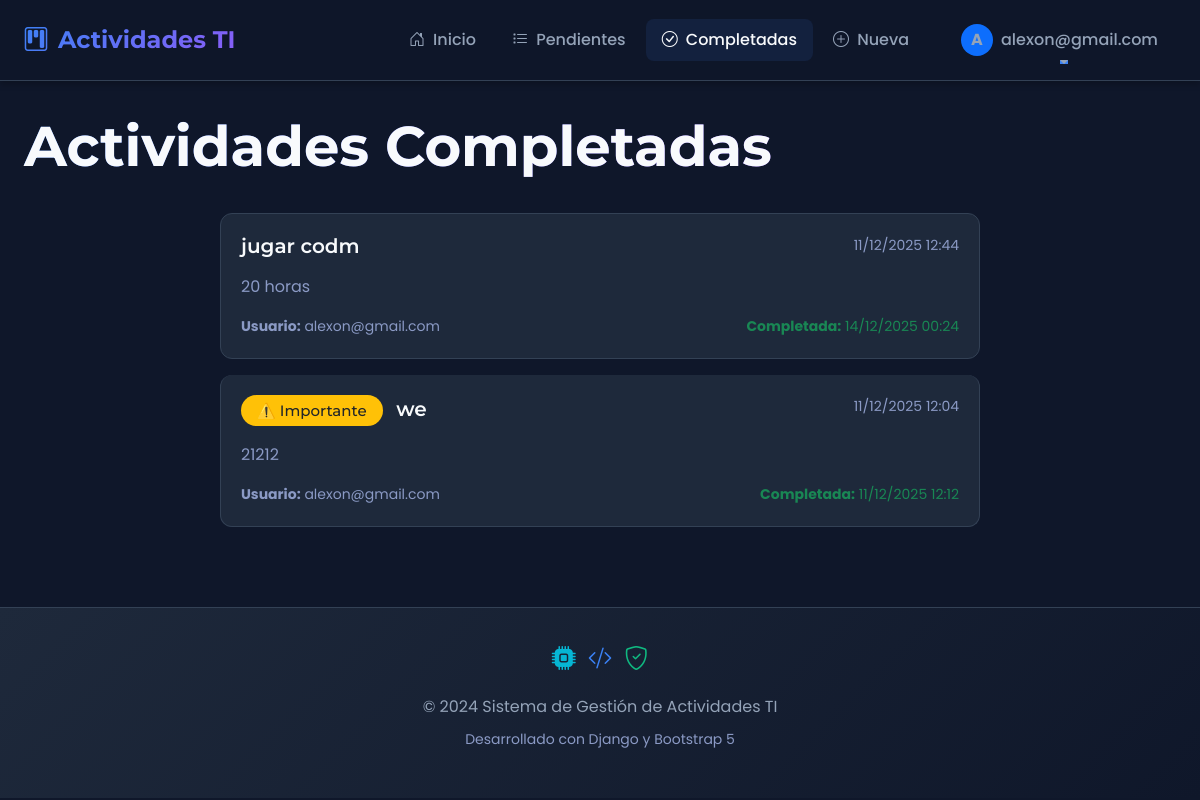
The app's page /actividades/completadas/ (signed in) with its own data.
### ti/models.py (models this page shows, shortened)
class Task(models.Model):
    title=models.CharField(max_length=100)
    description = models.TextField(blank=True)
    created=models.DateTimeField(auto_now_add=True)
    datecompleted = models.DateTimeField(null=True,blank=True)
    important=models.BooleanField(default=False)
    user=models.ForeignKey(User,on_delete=models.CASCADE)

### ti/views.py (the view)
# urls.py: path('actividades/completadas/',views.tasks_completed,name='actividades_completadas'),
@login_required
def tasks_completed(request):
    tasks=Task.objects.filter(user=request.user,datecompleted__isnull=False).order_by('-datecompleted')
    return render(request,'actividades.html',{'tasks':tasks,'tipopagina':'Actividades Completadas'})

### ti/templates/actividades.html (shortened to what this page needs)
{% extends 'base.html' %}
{% block content %}
<main class="container-main">
    <div class="d-flex justify-content-between align-items-center mb-4">
        <h1 class="display-4" style="color: var(--primary-color);">
            {{ tipopagina }}
        </h1>
    </div>
    {% if tasks %}
        <div class="row">
            <div class="col-lg-8 offset-lg-2">
                <div class="list-group">
                    {% for task in tasks %}
                        <a href="{% url 'detalle_actividad' task.id %}" class="list-group-item list-group-item-action">
                            <div class="d-flex justify-content-between align-items-start mb-2">
                                <div class="flex-grow-1">
                                    {% if task.important %}
                                        <h5 class="mb-2">
                                            <span class="badge bg-warning text-dark me-2">⚠️ Importante</span>
                                            <span style="color: var(--success-color); font-weight: 600;">{{ task.title }}</span>
                                        </h5>
                                    {% else %}
                                        <h5 class="mb-2" style="color: var(--text-dark); font-weight: 600;">{{ task.title }}</h5>
                                    {% endif %}
                                </div>
                                <small class="text-muted">{{ task.created|date:"d/m/Y H:i" }}</small>
                            </div>
                            {% if task.description %}
                                <p class="mb-2 text-muted">{{ task.description|truncatewords:20 }}</p>
                            {% else %}
                                <p class="mb-2 text-muted fst-italic">Sin descripción</p>
                            {% endif %}
                            <div class="d-flex justify-content-between align-items-center mt-3">
                                <small class="text-muted">
                                    <strong>Usuario:</strong> {{ task.user.username }}
                                </small>
                                {% if task.datecompleted %}
                                    <small class="text-success">
                                        <strong>Completada:</strong> {{ task.datecompleted|date:"d/m/Y H:i" }}
                                    </small>
                                {% endif %}
                            </div>
                        </a>
                    {% endfor %}
                </div>
            </div>
        </div>
    {% endif %}
</main>
{% endblock %}

### ti/templates/base.html (shortened to what this page needs)
<!DOCTYPE html>
<html lang="es">
<head>
    <link href="https://cdn.jsdelivr.net/npm/bootstrap@5.3.0/dist/css/bootstrap.min.css" rel="stylesheet">
    <link rel="stylesheet" href="https://cdn.jsdelivr.net/npm/bootstrap-icons@1.10.0/font/bootstrap-icons.css">
</head>
<body>
    <nav class="navbar navbar-expand-lg navbar-dark sticky-top">
        <div class="container-fluid px-4">
            <a class="navbar-brand" href="{% url 'inicio' %}">
                <i class="bi bi-kanban"></i> Actividades TI
            </a>
            <div class="collapse navbar-collapse" id="navbarNav">
                <ul class="navbar-nav ms-auto align-items-center">
                    <li class="nav-item">
                        <a class="nav-link {% if request.path == '/' %}active{% endif %}" href="{% url 'inicio' %}">
                            <i class="bi bi-house-door me-1"></i> Inicio
                        </a>
                    </li>
                    {% if user.is_authenticated %}
                        <li class="nav-item">
                            <a class="nav-link {% if 'actividades' in request.path and 'completadas' not in request.path %}active{% endif %}"
                               href="{% url 'actividades' %}">
                                <i class="bi bi-list-task me-1"></i> Pendientes
                            </a>
                        </li>
                        <li class="nav-item">
                            <a class="nav-link {% if 'completadas' in request.path %}active{% endif %}"
                               href="{% url 'actividades_completadas' %}">
                                <i class="bi bi-check-circle me-1"></i> Completadas
                            </a>
                        </li>
                        <li class="nav-item">
                            <a class="nav-link {% if 'crear' in request.path %}active{% endif %}"
                               href="{% url 'crear_actividad' %}">
                                <i class="bi bi-plus-circle me-1"></i> Nueva
                            </a>
                        </li>
                        <li class="nav-item dropdown ms-3">
                            <a class="nav-link dropdown-toggle d-flex align-items-center" href="#" role="button" data-bs-toggle="dropdown">
                                <div class="rounded-circle bg-primary d-flex align-items-center justify-content-center"
                                     style="width: 32px; height: 32px;">
                                    <span class="fw-bold">{{ user.username|first|upper }}</span>
                                </div>
                                <span class="ms-2">{{ user.username }}</span>
                            </a>
                        </li>
                    {% endif %}
                </ul>
            </div>
        </div>
    </nav>
    {% block content %}
    {% endblock %}
    <footer>
        <div class="container text-center">
            <div class="mb-3">
                <i class="bi bi-cpu-fill fs-4 me-2" style="color: var(--accent);"></i>
                <i class="bi bi-code-slash fs-4 me-2" style="color: var(--primary);"></i>
                <i class="bi bi-shield-check fs-4" style="color: var(--success);"></i>
            </div>
            <p class="mb-2">&copy; 2024 Sistema de Gestión de Actividades TI</p>
            <p class="text-muted small">Desarrollado con Django y Bootstrap 5</p>
        </div>
    </footer>
</body>
</html>

### ti/templates/base.html (style rules this page uses)
:root { --gray-custom: #8b9ac5; --bg-dark: #0f172a; --bg-card: #1e293b; --bg-hover: #334155; --primary: #3b82f6; --primary-hover: #2563eb; --secondary: #8b5cf6; --accent: #06b6d4; --text-primary: #f8fafc; --text-secondary: #94a3b8; --text-muted: #64748b; --border-color: #334155; --success: #10b981; --danger: #ef4444; --warning: #f59e0b; --info: #0ea5e9; --gradient-primary: linear-gradient(135deg, var(--primary) 0%, var(--secondary) 100%); --gradient-dark: linear-gradient(135deg, #1e293b 0%, #0f172a 100%); --shadow-lg: 0 10px 25px rgba(0, 0, 0, 0.3); --shadow-sm: 0 4px 6px rgba(0, 0, 0, 0.2); --radius-lg: 16px; --radius-md: 12px; --radius-sm: 8px; }
* { margin: 0; padding: 0; box-sizing: border-box; transition: background-color 0.3s ease; }
body { font-family: 'Poppins', sans-serif; background: var(--bg-dark); color: var(--text-primary); min-height: 100vh; line-height: 1.6; }
.navbar { background: rgba(15, 23, 42, 0.95); backdrop-filter: blur(10px); border-bottom: 1px solid var(--border-color); padding: 1rem 0; box-shadow: var(--shadow-sm); }
.navbar-brand { font-family: 'Montserrat', sans-serif; font-weight: 700; font-size: 1.5rem; background: var(--gradient-primary); -webkit-background-clip: text; background-clip: text; color: transparent; display: flex; align-items: center; gap: 10px; }
.nav-link { color: var(--text-secondary) !important; font-weight: 500; padding: 0.5rem 1rem !important; border-radius: var(--radius-sm); margin: 0 2px; transition: all 0.3s ease; position: relative; }
.nav-link:hover, .nav-link.active { color: var(--text-primary) !important; background: rgba(59, 130, 246, 0.1); }
.nav-link::after { content: ''; position: absolute; bottom: 0; left: 50%; width: 0; height: 2px; background: var(--primary); transition: all 0.3s ease; transform: translateX(-50%); }
.container-main { max-width: 1400px; margin: 2rem auto; padding: 0 1.5rem; }
.list-group-item { background: var(--bg-card); border: 1px solid var(--border-color); color: var(--text-primary); margin-bottom: 1rem; border-radius: var(--radius-md) !important; padding: 1.25rem; transition: all 0.3s ease; }
.badge { padding: 0.5rem 1rem; border-radius: 20px; font-weight: 500; }
h1, h2, h3, h4, h5, h6 { font-family: 'Montserrat', sans-serif; font-weight: 600; color: var(--text-primary); }
.display-4 { background: var(--gradient-primary); -webkit-background-clip: text; background-clip: text; color: transparent; font-weight: 700; }
footer { background: var(--gradient-dark); color: var(--text-secondary); padding: 2rem 0; margin-top: 4rem; border-top: 1px solid var(--border-color); }
.text-muted, .form-text, small.text-muted { color: var(--gray-custom) !important; }
::placeholder { color: var(--gray-custom) !important; opacity: 1; }

### records on screen
Task: title "jugar codm", created "11/12/2025 12:44", description "20 horas", user.username "alexon@gmail.com", datecompleted "14/12/2025 00:24"
Task: title "we", created "11/12/2025 12:04", description "21212", user.username "alexon@gmail.com", datecompleted "11/12/2025 12:12"

### other values on screen
{{ user.username|first|upper }} "A"
{{ user.username }} "alexon@gmail.com"
{{ tipopagina }} "Actividades Completadas"
